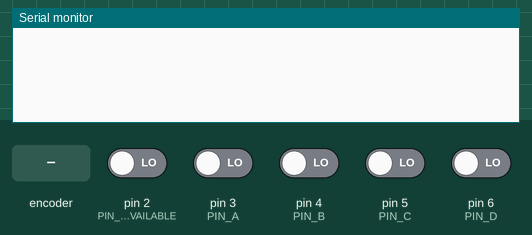
Bench run of a sketch on a simulated Arduino Uno, built with avr-gcc and run on an emulated ATmega328P. On the bench: the last lines printed to the serial monitor. The test bench sets the inputs (shaded band); at power-on: pin 2 (PIN_DATA_AVAILABLE), pin 3 (PIN_A), pin 4 (PIN_B), pin 5 (PIN_C), pin 6 (PIN_D) LOW.

Above: at 1.2 s.
1.3 s: pin 2 (PIN_DATA_AVAILABLE) driven HIGH
At 1.41 s:
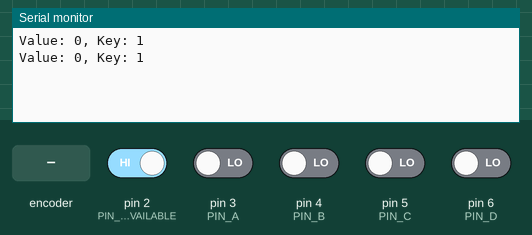
3.2 s: rotary encoder on pin 3 (PIN_A) / pin 4 (PIN_B) turned 1 step (first pin leading)
At 3.31 s:
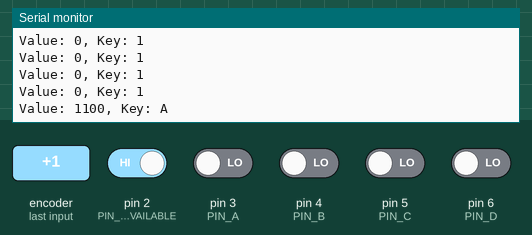
5.2 s: pin 5 (PIN_C) driven HIGH
At 5.22 s:
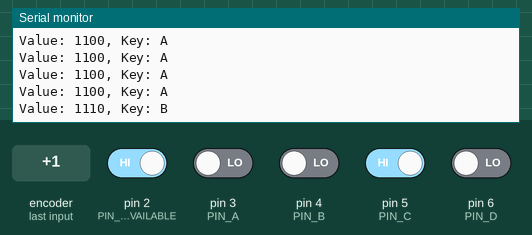
7.1 s: pin 6 (PIN_D) driven HIGH
At 7.12 s:
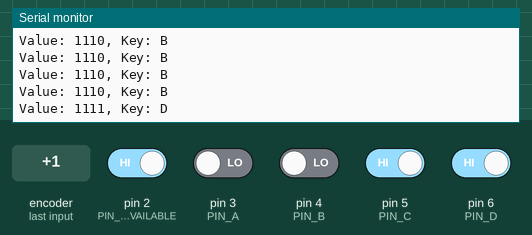
9.0 s: rotary encoder on pin 3 (PIN_A) / pin 4 (PIN_B) turned 1 step (first pin leading)
At 9.03 s:
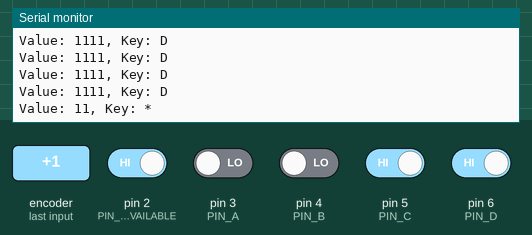
10.7 s: pin 5 (PIN_C) driven LOW
At 10.74 s:
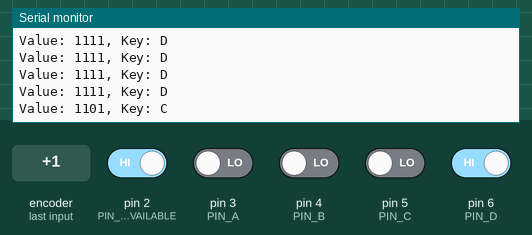

The sketch:

mm74c922-tester.ino
```cpp
#define PIN_DATA_AVAILABLE 2
#define PIN_A 3
#define PIN_B 4
#define PIN_C 5
#define PIN_D 6

char value[] = {
  '1', //0000b
  '7', //0001b
  '4', //0010b
  '*', //0011b
  '3', //0100b
  '9', //0101b
  '6', //0110b
  '#', //0111b
  '2', //1000b
  '8', //1001b
  '5', //1010b
  '0', //1011b
  'A', //1100b
  'C', //1101b
  'B', //1110b
  'D', //1111b
};

void setup() {
  Serial.begin(9600);
  pinMode(PIN_DATA_AVAILABLE, INPUT);
  pinMode(PIN_A, INPUT);
  pinMode(PIN_B, INPUT);
  pinMode(PIN_C, INPUT);
  pinMode(PIN_D, INPUT);
}

void loop() {
  if (digitalRead(PIN_DATA_AVAILABLE)) {
    uint8_t data = digitalRead(PIN_A) << 3
      | digitalRead(PIN_B) << 2
      | digitalRead(PIN_C) << 1
      | digitalRead(PIN_D);
    Serial.print("Value: ");
    Serial.print(data, BIN);
    Serial.print(", Key: ");
    Serial.println(value[data]);
    delay(100);
  }
}
```

Measured:
- after the input at 1.3 s, the serial monitor: prints a new line at once (image 1)
- after the input at 3.2 s, the serial monitor: prints a new line after 0.10 s (image 2)
- after the input at 5.2 s, the serial monitor: prints a new line at once (image 3)
- after the input at 7.1 s, the serial monitor: prints a new line at once (image 4)
- after the input at 9.0 s, the serial monitor: prints a new line at once (image 5)
- after the input at 10.7 s, the serial monitor: prints a new line at once (image 6)
